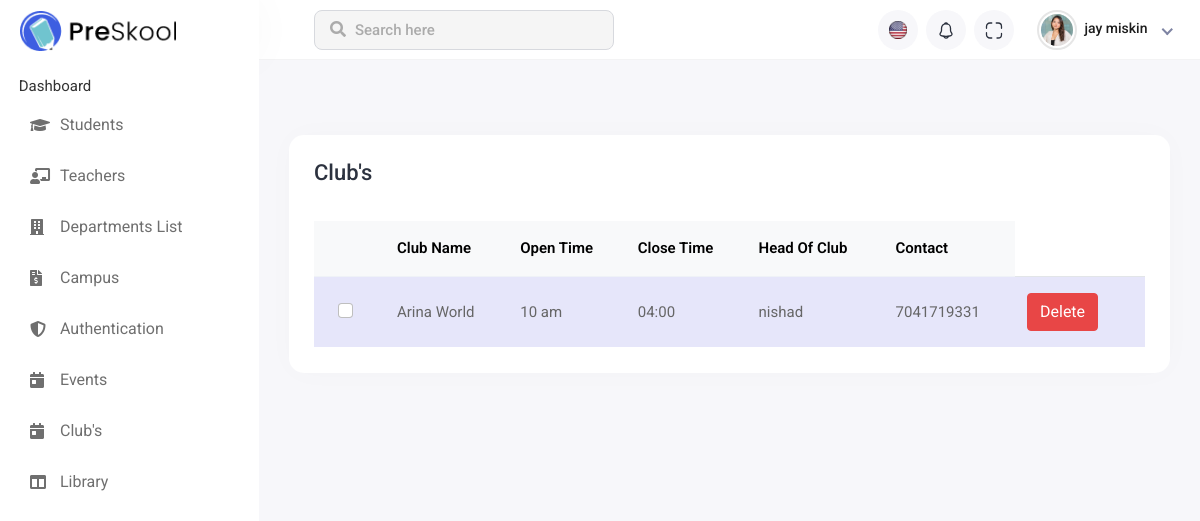
The app's page /club_page/, older data.
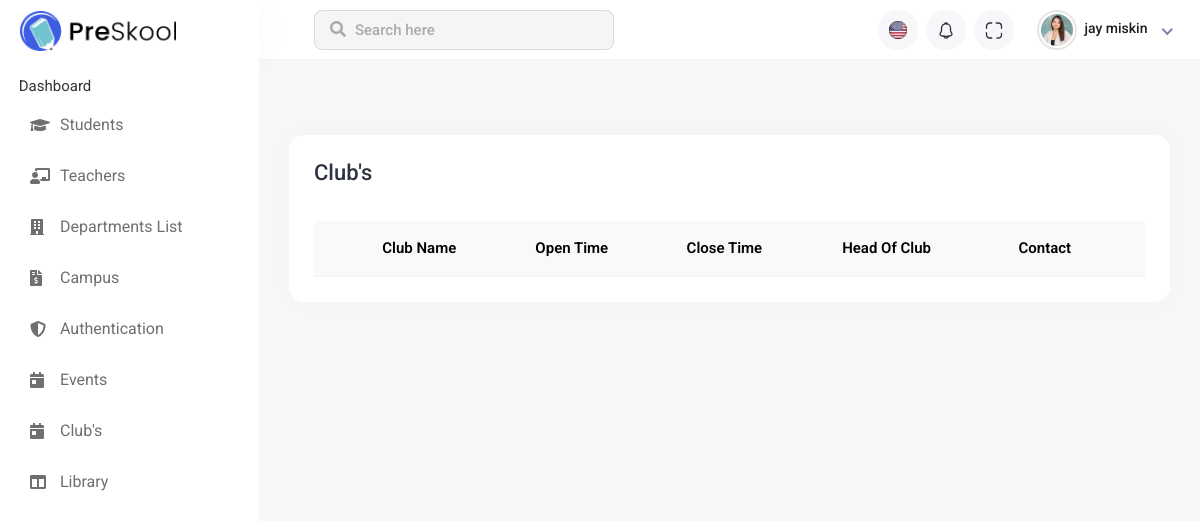
The same page, newer data.
### Institute_Management_App/models.py (models this page shows, shortened)
class Common(models.Model):
    Master=models.ForeignKey(Master, on_delete=models.CASCADE)
    Name=models.CharField(max_length=50)
    DateOfBirth=models.DateField(default='2022-11-21')
    DateOfJoining=models.DateField(default='2022-11-21')
    Address=models.CharField(max_length=100)
    class Meta:
        db_table="common"

class Club(models.Model):
    Club_Name=models.CharField(max_length=50)
    Open_Time=models.CharField(max_length=50,default='10:00 AM')
    Close_Time=models.CharField(max_length=50,default='04:00 PM')
    Head_Of_Club=models.CharField(max_length=50,default=str())
    Contact=models.CharField(max_length=10,default=str())
    class Meta:
        db_table = 'club'

### Institute_Management_App/views.py (the view)
# urls.py: path('club_page/',club_page,name='club_page'),
def club_page(request):
    club_data(request) #load club data
    return render(request,'club_page.html', data)

### Institute_Management_App/views.py (called while the page is built)
def club_data(request):
    print(request.POST)
    club = Club.objects.all()
    data['club'] = club

### Institute_Management_App/templates/club_page.html (shortened to what this page needs)
{% extends 'base.html' %}
{% load static %}
{% block main_content %}
<div class="main-wrapper">
    <div class="header">
        <div class="header-left">
            <a href="{% static 'index-2.html' %}" class="logo">
                <img src="{% static 'assets/img/logo.png' %}" alt="Logo">
            </a>
        </div>
        <div class="top-nav-search">
            <form>
                <input type="text" class="form-control" placeholder="Search here">
                <button class="btn" type="submit"><i class="fas fa-search"></i></button>
            </form>
        </div>
        <ul class="nav user-menu">
            <li class="nav-item dropdown noti-dropdown language-drop me-2">
                <a href="#" class="dropdown-toggle nav-link header-nav-list" data-bs-toggle="dropdown">
                    <img src="{% static 'assets/img/icons/header-icon-01.svg' %}" alt="">
                </a>
            </li>
            <li class="nav-item dropdown noti-dropdown me-2">
                <a href="#" class="dropdown-toggle nav-link header-nav-list" data-bs-toggle="dropdown">
                    <img src="{% static 'assets/img/icons/header-icon-05.svg' %}" alt="">
                </a>
            </li>
            <li class="nav-item zoom-screen me-2">
                <a href="#" class="nav-link header-nav-list win-maximize">
                    <img src="{% static 'assets/img/icons/header-icon-04.svg' %}" alt="">
                </a>
            </li>
            <li class="nav-item dropdown has-arrow new-user-menus">
                <a href="#" class="dropdown-toggle nav-link" data-bs-toggle="dropdown">
                    <span class="user-img">
                        <img class="rounded-circle" src="{% static 'assets/img/profiles/avatar-01.jpg' %}" width="31"
                            alt="Ryan Taylor">
                        <div class="user-text">
                            <h6>{{user_data.first_name}} {{user_data.last_name}}</h6>
                        </div>
                    </span>
                </a>
            </li>
        </ul>
    </div> <br><br>
    <div class="sidebar" id="sidebar">
        <div class="sidebar-inner slimscroll">
            <div id="sidebar-menu" class="sidebar-menu">
                <ul>
                    <li class="submenu" >
                        <span> Dashboard </span>
                        </li>
                    <li class="submenu">
                        <a href="#"><i class="fas fa-graduation-cap"></i> <span> Students</span> </a>
                    </li>
                    <li class="submenu">
                        <a href="#"><i class="fas fa-chalkboard-teacher"></i> <span> Teachers</span> </a>
                    </li>
                    <li>
                        <a href="{% url 'department_page' %}"><i class="fas fa-building"></i> <span> Departments List</span></a>
                    </li>
                    <li>
                        <a href="{% url 'maintenance_page' %}"><i class="fas fa-file-invoice-dollar"></i> <span> Campus</span></a>
                    </li>
                    <li class="submenu">
                        <a href="#"><i class="fas fa-shield-alt"></i> <span>Authentication </span> </a>
                    </li>
                    <li>
                        <a href="{% url 'event_page' %}"><i class="fas fa-calendar-day"></i> <span>Events</span></a>
                    </li>
                    <li>
                        <a href="{% url 'club_page' %}"><i class="fas fa-calendar-day"></i> <span>Club's</span></a>
                    </li>
                    <li class="submenu">
                        <a href="#"><i class="fas fa-columns"></i> <span> Library </span> </a>
                    </li>
                </ul>
            </div>
        </div>
    </div>
    <div class="page-wrapper">
        <div class="content container-fluid">
            <div class="row">
                <div class="col-sm-12">
                    <div class="card card-table comman-shadow">
                        <div class="card-body">
                            <div class="page-header">
                                <div class="row align-items-center">
                                    <div class="col">
                                        <h3 class="page-title">Club's</h3>
                                    </div>
                                </div>
                            </div>
                            <div class="table-responsive">
                                <table
                                    class="table border-0 star-student table-hover table-center mb-0 datatable table-striped">
                                    <thead class="student-thread">
                                        <tr>
                                            <th>
                                            </th>
                                            <th>Club Name</th>
                                            <th>Open Time</th>
                                            <th>Close Time</th>
                                            <th>Head Of Club</th>
                                            <th>Contact</th>
                                        </tr>
                                    </thead>
                                    <tbody>
                                        {% for S_data in club %}
                                        <tr>
                                            <td>
                                                <div class="form-check check-tables">
                                                    <input class="form-check-input" type="checkbox" value="something">
                                                </div>
                                            </td>
                                            <td>{{S_data.Club_Name}}</td>
                                            <td>{{S_data.Open_Time}}</td>
                                            <td>{{S_data.Close_Time}}</td>
                                            <td>{{S_data.Head_Of_Club}}</td>
                                            <td>{{S_data.Contact}}</td>
                                            <td><button class="btn btn-danger"><a style="color: white;" href="{% url 'club_delete' club_name=S_data.Club_Name %}">Delete</a></button</td>
                                        </tr>
                                        {% endfor %}
                                    </tbody>
                                </table>
                            </div>
                        </div>
                    </div>
                </div>
            </div>
        </div>
    </div>
</div>
{% endblock %}

### Institute_Management_App/templates/base.html (shortened to what this page needs)
<!DOCTYPE html>
<html lang="en">
{% load static %}
<head>
    <link rel="stylesheet" href="{%static 'assets/plugins/bootstrap/css/bootstrap.min.css' %}">
    <link rel="stylesheet" href="{%static 'assets/plugins/feather/feather.css' %}">
    <link rel="stylesheet" href="{%static 'assets/plugins/icons/flags/flags.css' %}">
    <link rel="stylesheet" href="{%static 'assets/plugins/fontawesome/css/fontawesome.min.css' %}">
    <link rel="stylesheet" href="{%static 'assets/plugins/fontawesome/css/all.min.css' %}">
    <link rel="stylesheet" href="{%static 'assets/css/style.css' %}">
</head>
<body>
    {% block main_content %}
    {% endblock %}
</body>
</html>

### Institute_Management_App/templates/club_page.html (style rules this page uses)
.page-wrapper { min-height: 406px !important; }

Row changes from the older to the newer data that the page shows:
removed Club: Club_Name "Arina World", Open_Time "10 am", Close_Time "04:00", Head_Of_Club "nishad", Contact "7041719331"
